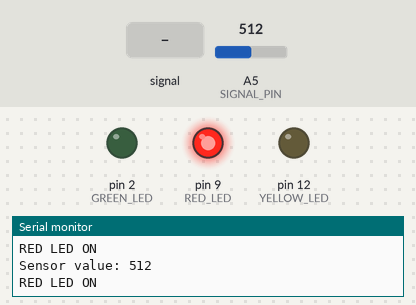
A sketch run on a simulated Arduino Uno, built with avr-gcc and run on an emulated ATmega328P. On the bench: output pins drawn as LEDs (lit = HIGH), the last lines printed to the serial monitor. Dashed ring = blinking. Inputs (shaded band) come from the test bench; at power-on: A5 (SIGNAL_PIN) = 512. Pins used as bus, display or sensor lines are not drawn.

Above: at 1.8 s.
1.9 s: A5 (SIGNAL_PIN) fed a 200 Hz sine of ±460 counts around its level
At 5.8 s:
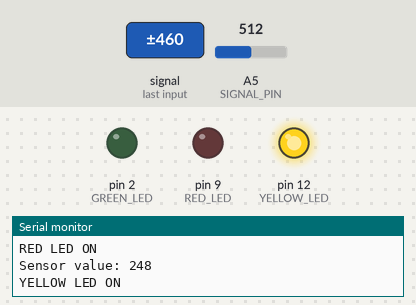
6.0 s: A5 (SIGNAL_PIN) set to 716
At 7.3 s:
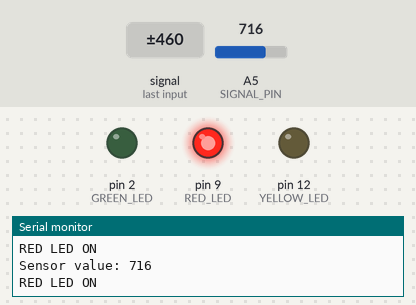
10.1 s: A5 (SIGNAL_PIN) set to 313
11.6 s: A5 (SIGNAL_PIN) set to 289
At 13.0 s:
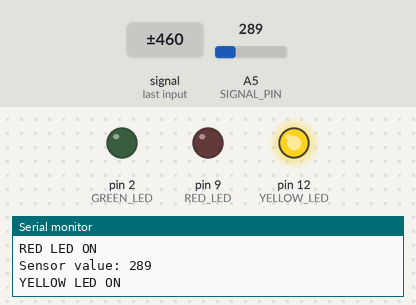
13.6 s: A5 (SIGNAL_PIN) fed a 1000 Hz sine of ±255 counts around its level
At 14.9 s:
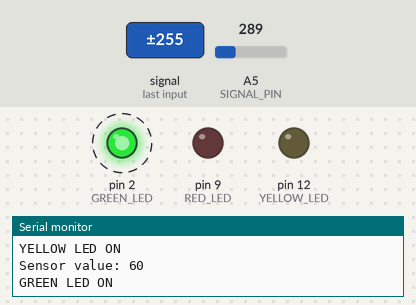
17.7 s: A5 (SIGNAL_PIN) set to 306
At 18.2 s:
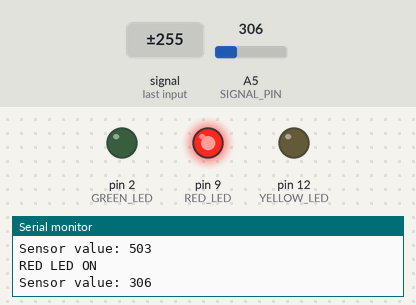
Timing chart, 0 to 20.2 s (numbered marks = the images above; inputs shaded):
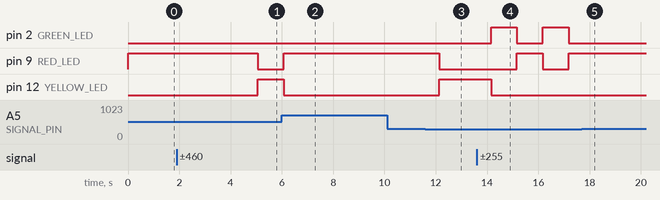

Measured:
- the behaviour switches between 301 and 300 on A5 (SIGNAL_PIN) (found by bisection; images 2 and 3)
- after the input at 1.9 s, pin 9 (RED_LED): HIGH → LOW after 3.2 s; pin 12 (YELLOW_LED): LOW → HIGH after 3.2 s
- after the input at 6.0 s, pin 2 (GREEN_LED): stays LOW (without the input it goes to HIGH after 0.07 s); pin 9 (RED_LED): LOW → HIGH after 0.07 s instead of 3.1 s; pin 12 (YELLOW_LED): goes on until 6.1 s, then stays LOW
- after the input at 11.6 s, pin 9 (RED_LED): HIGH → LOW after 0.54 s; pin 12 (YELLOW_LED): LOW → HIGH after 0.54 s
- after the input at 13.6 s, pin 2 (GREEN_LED): alternates HIGH for 1.0 s and LOW for 1.0 s, starting after 0.56 s; pin 9 (RED_LED): LOW → HIGH after 1.6 s, → LOW 1.0 s later, → HIGH 1.0 s later; pin 12 (YELLOW_LED): HIGH → LOW after 0.56 s
- after the input at 17.7 s, pin 2 (GREEN_LED): stays LOW (without the input it goes to HIGH after 0.50 s); pin 9 (RED_LED): stays HIGH (without the input it goes to LOW after 0.50 s)

The sketch:

main.ino
```cpp
#define POWER_PIN  7
#define SIGNAL_PIN A5

// led pins
#define GREEN_LED 2
#define YELLOW_LED 12
#define RED_LED 9

int value = 0; // variable to store the sensor value

void setup() {
  Serial.begin(9600);
  pinMode(GREEN_LED, OUTPUT);
  pinMode(YELLOW_LED, OUTPUT);
  pinMode(RED_LED, OUTPUT);
  pinMode(POWER_PIN, OUTPUT);
  digitalWrite(POWER_PIN, LOW);
}

void loop() {
  digitalWrite(POWER_PIN, HIGH);  // turn the sensor ON
  delay(10);                      // wait 10 milliseconds
  value = analogRead(SIGNAL_PIN); // read the analog value from sensor
  digitalWrite(POWER_PIN, LOW);   // turn the sensor OFF

  Serial.print("Sensor value: ");
  Serial.println(value);

  if (value < 150) {
    digitalWrite(GREEN_LED, HIGH);
    digitalWrite(YELLOW_LED, LOW);
    digitalWrite(RED_LED, LOW);
    Serial.print("GREEN LED ON \n");
  } else if (value >= 150 && value <= 300) {
    digitalWrite(GREEN_LED, LOW);
    digitalWrite(YELLOW_LED, HIGH);
    digitalWrite(RED_LED, LOW);
    Serial.print("YELLOW LED ON \n");
  } else if (value > 300) {
    digitalWrite(RED_LED, HIGH);
    digitalWrite(GREEN_LED, LOW);
    digitalWrite(YELLOW_LED, LOW);
    Serial.print("RED LED ON \n");
  }


  delay(1000);
}
```
